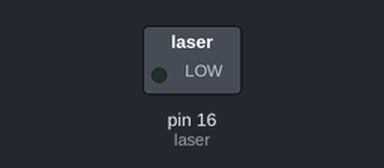
Recording of a sketch running on a simulated Arduino Uno, built with avr-gcc and run on an emulated ATmega328P. Parts: switched loads named in the sketch (green lamp = pin HIGH).

Above: at 1.6 s.
At 6.4 s:
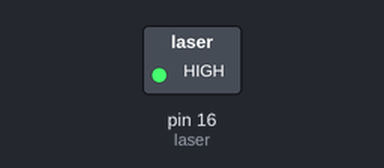
Timing chart, 0 to 16.7 s (numbered marks = the images above):
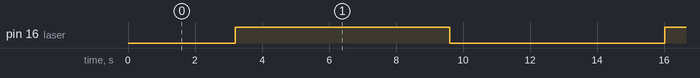

The sketch:

LASER_MODULE.ino
```cpp
//www.elegoo.com
//2016.06.13

int pos = 0;
int laser = 16;

void setup() {
  pinMode(laser,OUTPUT);
}

void loop() {
  for (pos = 0; pos <= 255; pos += 1)
  {

    analogWrite(laser,pos);
    delay(25);
  }
  for (pos = 255; pos >= 0; pos -= 1)
  {
    analogWrite(laser,pos);
    delay(25);
  }
}
```

Measured:
- by itself, pin 16 (laser): alternates HIGH for 6.4 s and LOW for 6.4 s
